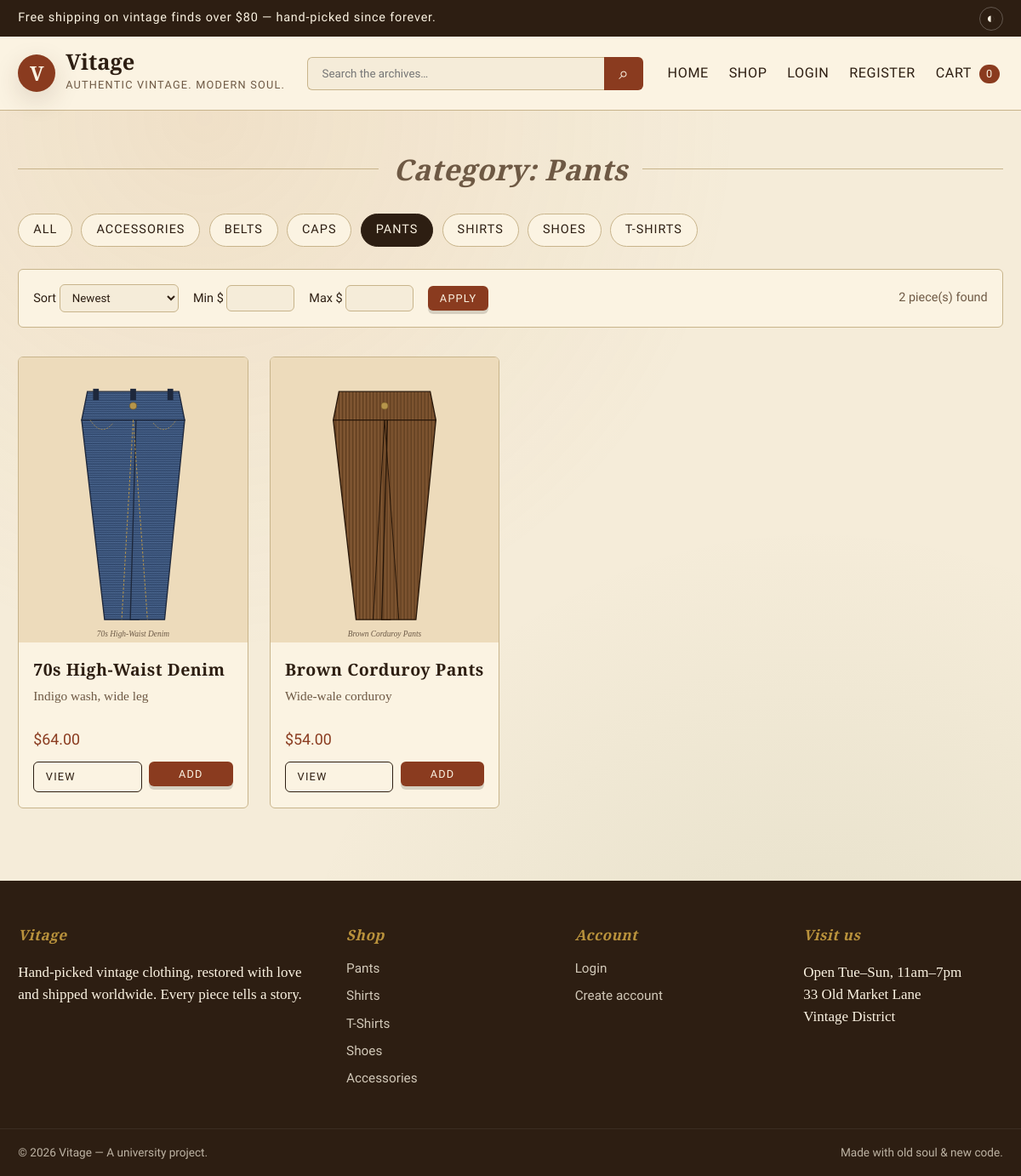
Screenshot of /shop.php?cat=pants with the database file from the repository.
### tables this page shows
CREATE TABLE categories (
    id          INT AUTO_INCREMENT PRIMARY KEY,
    name        VARCHAR(80) NOT NULL UNIQUE,
    slug        VARCHAR(80) NOT NULL UNIQUE,
    description VARCHAR(255) DEFAULT NULL
);

CREATE TABLE products (
    id              INT AUTO_INCREMENT PRIMARY KEY,
    category_id     INT NOT NULL,
    name            VARCHAR(150) NOT NULL,
    short_desc      VARCHAR(255) DEFAULT NULL,
    description     TEXT,
    price           DECIMAL(10,2) NOT NULL,
    stock           INT NOT NULL DEFAULT 0,
    sizes           VARCHAR(120) DEFAULT 'S,M,L',
    image_1         VARCHAR(255) DEFAULT NULL,
    image_2         VARCHAR(255) DEFAULT NULL,
    image_3         VARCHAR(255) DEFAULT NULL,
    is_featured     TINYINT(1) NOT NULL DEFAULT 0,
    views           INT NOT NULL DEFAULT 0,
    created_at      TIMESTAMP NOT NULL DEFAULT CURRENT_TIMESTAMP,
    CONSTRAINT fk_products_category FOREIGN KEY (category_id)
        REFERENCES categories(id) ON DELETE CASCADE
);

### includes/functions.php (called while the page is built, shortened)
<?php
function base_url(): string {
    static $base = null;
    if ($base !== null) return $base;
    $script = str_replace('\\', '/', dirname($_SERVER['SCRIPT_NAME']));
    $script = preg_replace('#/(admin|api)(/.*)?$#', '', $script);
    $base = rtrim($script, '/');
    return $base;
}
function url(string $path = ''): string {
    return base_url() . '/' . ltrim($path, '/');
}
function e(?string $value): string {
    return htmlspecialchars((string)$value, ENT_QUOTES | ENT_SUBSTITUTE, 'UTF-8');
}
function money(float $n): string {
    return '$' . number_format($n, 2);
}

### shop.php (the view, shortened to what this page needs)
<?php
require_once __DIR__ . '/includes/functions.php';
$q     = trim($_GET['q']   ?? '');
$cat   = trim($_GET['cat'] ?? '');
$sort  = $_GET['sort'] ?? 'newest';
$page  = max(1, (int)($_GET['page'] ?? 1));
$per   = 12;
$off   = ($page - 1) * $per;
$where = ['1=1'];
$args  = [];
if ($cat !== '') {
    $where[] = 'c.slug = ?';
    $args[]  = $cat;
}
$order = match ($sort) {
    'price_asc'  => 'p.price ASC',
    'price_desc' => 'p.price DESC',
    'name'       => 'p.name ASC',
    default      => 'p.created_at DESC',
};
$whereSql = implode(' AND ', $where);
$countStmt = $pdo->prepare(
    "SELECT COUNT(*) FROM products p JOIN categories c ON c.id = p.category_id WHERE $whereSql"
);
$countStmt->execute($args);
$total = (int)$countStmt->fetchColumn();
$stmt = $pdo->prepare(
    "SELECT p.*, c.slug AS cat_slug, c.name AS cat_name
       FROM products p
       JOIN categories c ON c.id = p.category_id
      WHERE $whereSql
      ORDER BY $order
      LIMIT $per OFFSET $off"
);
$stmt->execute($args);
$products = $stmt->fetchAll();
$categories = $pdo->query('SELECT * FROM categories ORDER BY name')->fetchAll();
include __DIR__ . '/includes/header.php';
?>
<div class="container">
    <div class="section-title"><h2>
        <?= $cat ? 'Category: ' . e(ucfirst($cat)) : ($q ? 'Search: ' . e($q) : 'All vintage finds') ?>
    </h2></div>
    <div class="cat-pills">
        <a class="cat-pill <?= $cat === '' ? 'active' : '' ?>" href="<?= url('shop.php') ?>">All</a>
        <?php foreach ($categories as $c): ?>
            <a class="cat-pill <?= $cat === $c['slug'] ? 'active' : '' ?>"
               href="<?= url('shop.php?cat=' . e($c['slug'])) ?>"><?= e($c['name']) ?></a>
        <?php endforeach; ?>
    </div>
    <form class="filter-bar" method="get">
        <label>Sort
            <select name="sort" onchange="this.form.submit()">
                <option value="newest"     <?= $sort==='newest'?'selected':'' ?>>Newest</option>
            </select>
        </label>
        <label>Min $ <input type="number" name="min" min="0" step="1" value="<?= e((string)($_GET['min'] ?? '')) ?>" style="width:80px"></label>
        <label>Max $ <input type="number" name="max" min="0" step="1" value="<?= e((string)($_GET['max'] ?? '')) ?>" style="width:80px"></label>
        <button class="btn btn-sm" type="submit">Apply</button>
        <span style="margin-left:auto;color:var(--muted)"><?= (int)$total ?> piece(s) found</span>
    </form>
    <?php if (!$products): ?>
        <div class="empty">
            <h3 style="font-style:italic">Nothing in the archive matches.</h3>
            <p>Try clearing your filters or browsing all categories.</p>
            <a class="btn" href="<?= url('shop.php') ?>">See everything</a>
        </div>
    <?php else: ?>
        <div class="products">
            <?php foreach ($products as $p): include __DIR__ . '/includes/_product_card.php'; endforeach; ?>
        </div>
    <?php endif; ?>
</div>
<?php include __DIR__ . '/includes/footer.php'; ?>

### includes/_product_card.php (shortened to what this page needs)
<article class="product-card fade-up">
    <a href="<?= url('product.php?id=' . (int)$p['id']) ?>" class="img-wrap">
        <?php if (!empty($p['is_featured'])): ?>
            <span class="badge">Featured</span>
        <?php elseif ((int)$p['stock'] <= 0): ?>
            <span class="badge" style="background:var(--muted)">Sold out</span>
        <?php endif; ?>
        <img src="<?= url(e($p['image_1'] ?: 'assets/images/p1.svg')) ?>"
             alt="<?= e($p['name']) ?>" loading="lazy">
    </a>
    <div class="body">
        <h3><a href="<?= url('product.php?id=' . (int)$p['id']) ?>" style="color:var(--ink)"><?= e($p['name']) ?></a></h3>
        <p class="short"><?= e($p['short_desc'] ?? '') ?></p>
        <div style="display:flex;justify-content:space-between;align-items:center;margin-top:auto">
            <span class="price"><?= money((float)$p['price']) ?></span>
        </div>
        <div class="actions">
            <a class="btn btn-outline btn-sm" href="<?= url('product.php?id=' . (int)$p['id']) ?>">View</a>
            <?php if ((int)$p['stock'] > 0): ?>
                <form class="ajax-add-cart" method="post" action="<?= url('api/add_to_cart.php') ?>">
                    <button class="btn btn-sm" type="submit">Add</button>
                </form>
            <?php endif; ?>
        </div>
    </div>
</article>

### assets/css/style.css (style rules this page uses)
:root { --bg: #f5ecd9; --bg-2: #ead7b6; --paper: #fbf3e2; --ink: #2d1e12; --muted: #6e5944; --accent: #8a3b1f; --accent-2: #c98a4b; --leaf: #586f3c; --gold: #b9923c; --border: #c8b48b; --shadow: 0 10px 30px rgba(70, 40, 20, 0.15); --serif: 'Playfair Display', 'Cormorant Garamond', Georgia, serif; --display: 'Cormorant Garamond', 'Playfair Display', Georgia, serif; --type: 'Special Elite', 'Courier New', monospace; --radius: 6px; }
* { box-sizing: border-box; }
html, body { margin: 0; padding: 0; background: var(--bg); color: var(--ink); font-family: var(--serif); font-size: 17px; line-height: 1.55; }
body { background-image: radial-gradient(circle at 20% 10%, rgba(201,138,75,0.12), transparent 40%), radial-gradient(circle at 80% 90%, rgba(88,111,60,0.10), transparent 40%); min-height: 100vh; }
img { max-width: 100%; display: block; }
a { color: var(--accent); text-decoration: none; transition: color .2s ease; }
h1, h2, h3, h4 { font-family: var(--display); font-weight: 700; letter-spacing: 0.5px; margin: 0 0 .6em; color: var(--ink); }
h2 { font-size: 2rem; }
h3 { font-size: 1.4rem; }
.container { max-width: 1200px; margin: 0 auto; padding: 0 1.25rem; }
.btn { display: inline-block; padding: .7rem 1.4rem; background: var(--accent); color: var(--paper); font-family: var(--type); letter-spacing: 1.2px; text-transform: uppercase; font-size: .85rem; border: none; border-radius: var(--radius); cursor: pointer; transition: transform .15s ease, background .2s ease, box-shadow .2s ease; box-shadow: 0 4px 0 rgba(0,0,0,0.15); }
.btn-outline { background: transparent; color: var(--ink); border: 1px solid var(--ink); box-shadow: none; }
.btn-sm { padding: .4rem .8rem; font-size: .75rem; }
.cat-pills { display: flex; flex-wrap: wrap; gap: .6rem; margin: 1.5rem 0; }
.cat-pill { padding: .45rem 1rem; border: 1px solid var(--border); border-radius: 999px; color: var(--ink); background: var(--paper); font-family: var(--type); font-size: .85rem; text-transform: uppercase; letter-spacing: 1px; }
.cat-pill:hover, .cat-pill.active { background: var(--ink); color: var(--paper); border-color: var(--ink); }
.section-title { display: flex; align-items: center; gap: 1rem; margin: 2.5rem 0 1.2rem; }
.section-title::before, .section-title::after { content: ''; flex: 1; height: 1px; background: var(--border); }
.section-title h2 { font-style: italic; margin: 0; color: var(--muted); }
.products { display: grid; grid-template-columns: repeat(auto-fill, minmax(240px, 1fr)); gap: 1.5rem; }
.product-card { background: var(--paper); border: 1px solid var(--border); border-radius: var(--radius); overflow: hidden; transition: transform .25s ease, box-shadow .25s ease; position: relative; display: flex; flex-direction: column; }
.product-card .img-wrap { aspect-ratio: 4/5; overflow: hidden; background: var(--bg-2); position: relative; }
.product-card .img-wrap img { width: 100%; height: 100%; object-fit: cover; transition: transform .6s ease, filter .4s ease; filter: sepia(8%) saturate(90%); }
.product-card .badge { position: absolute; top: .6rem; left: .6rem; background: var(--accent); color: var(--paper); font-family: var(--type); font-size: .7rem; letter-spacing: 1px; padding: .2rem .6rem; border-radius: 999px; }
.product-card .body { padding: 1rem 1rem 1.1rem; display: flex; flex-direction: column; flex: 1; }
.product-card h3 { font-size: 1.15rem; margin: 0 0 .25rem; }
.product-card .short { color: var(--muted); font-size: .9rem; margin: 0 0 .6rem; min-height: 2.5em; }
.product-card .price { font-family: var(--type); font-size: 1.05rem; color: var(--accent); }
.product-card .actions { display: flex; gap: .5rem; margin-top: .75rem; }
.product-card .actions a, .product-card .actions form { flex: 1; }
.product-card .actions .btn { width: 100%; }
.filter-bar { display: flex; flex-wrap: wrap; gap: 1rem; align-items: center; margin: 1rem 0 2rem; padding: 1rem; background: var(--paper); border: 1px solid var(--border); border-radius: var(--radius); font-family: var(--type); font-size: .85rem; }
.filter-bar select, .filter-bar input { padding: .4rem .6rem; border: 1px solid var(--border); border-radius: var(--radius); background: var(--bg); color: var(--ink); font-family: var(--type); }
.fade-up { animation: fadeUp .6s ease both; }
.fade-up:nth-child(2) { animation-delay: .05s; }

### rows the page displays
categories: name "ACCESSORIES"
categories: name "BELTS"
categories: name "CAPS"
categories: name "PANTS"
categories: name "SHIRTS"
categories: name "SHOES"
categories: name "T-SHIRTS"
products: image_1 (picture), name "70s High-Waist Denim", short_desc "Indigo wash, wide leg", price "$64.00"
products: image_1 (picture), name "Brown Corduroy Pants", short_desc "Wide-wale corduroy", price "$54.00"

### other values shown
SITE_NAME "Vitage"
SITE_TAGLINE "AUTHENTIC VINTAGE. MODERN SOUL."
$cartCount "0"
$cat "Pants"
$total "2"
